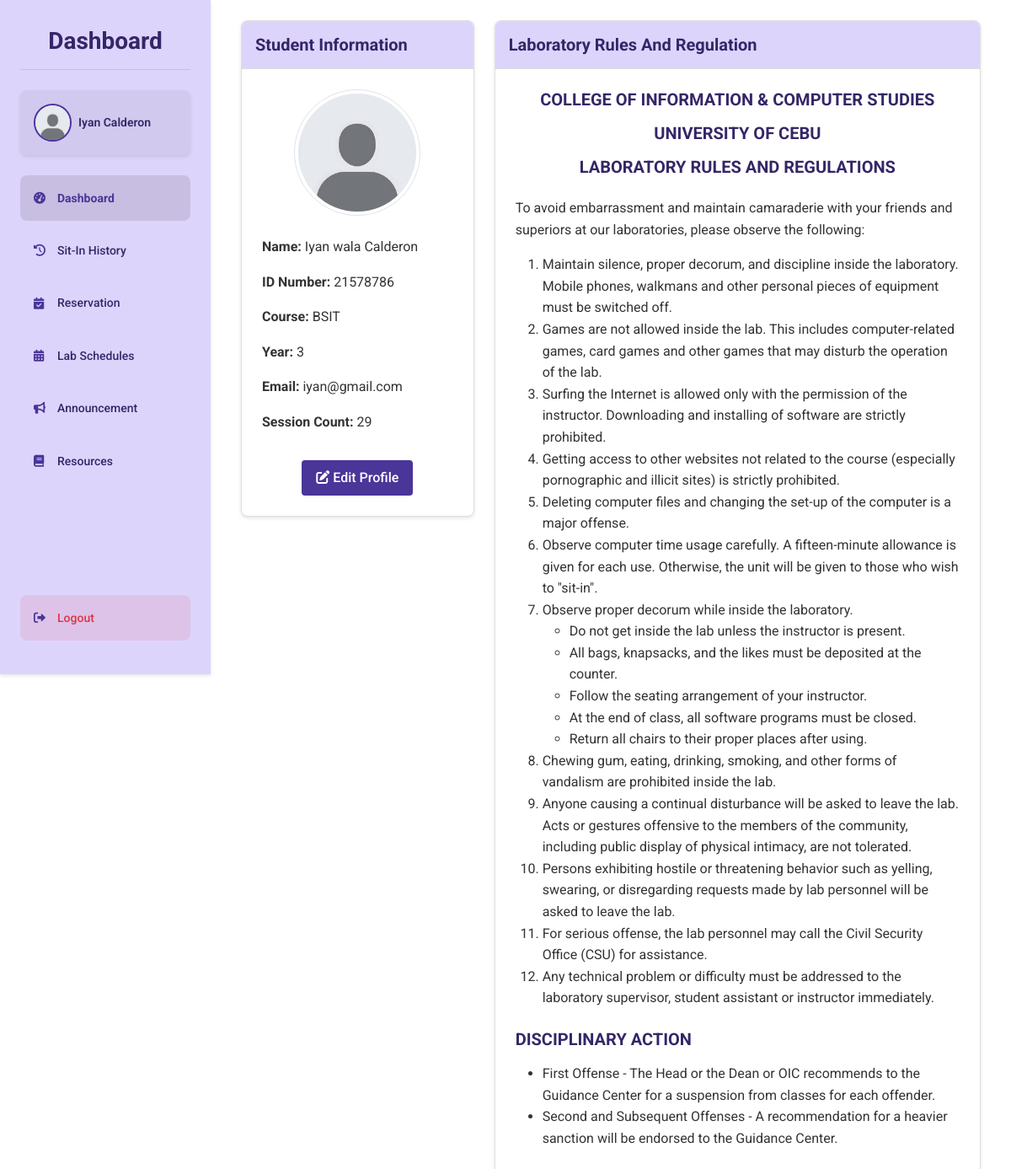
/student/dashboard (signed in), run on an earlier commit of the app's database.
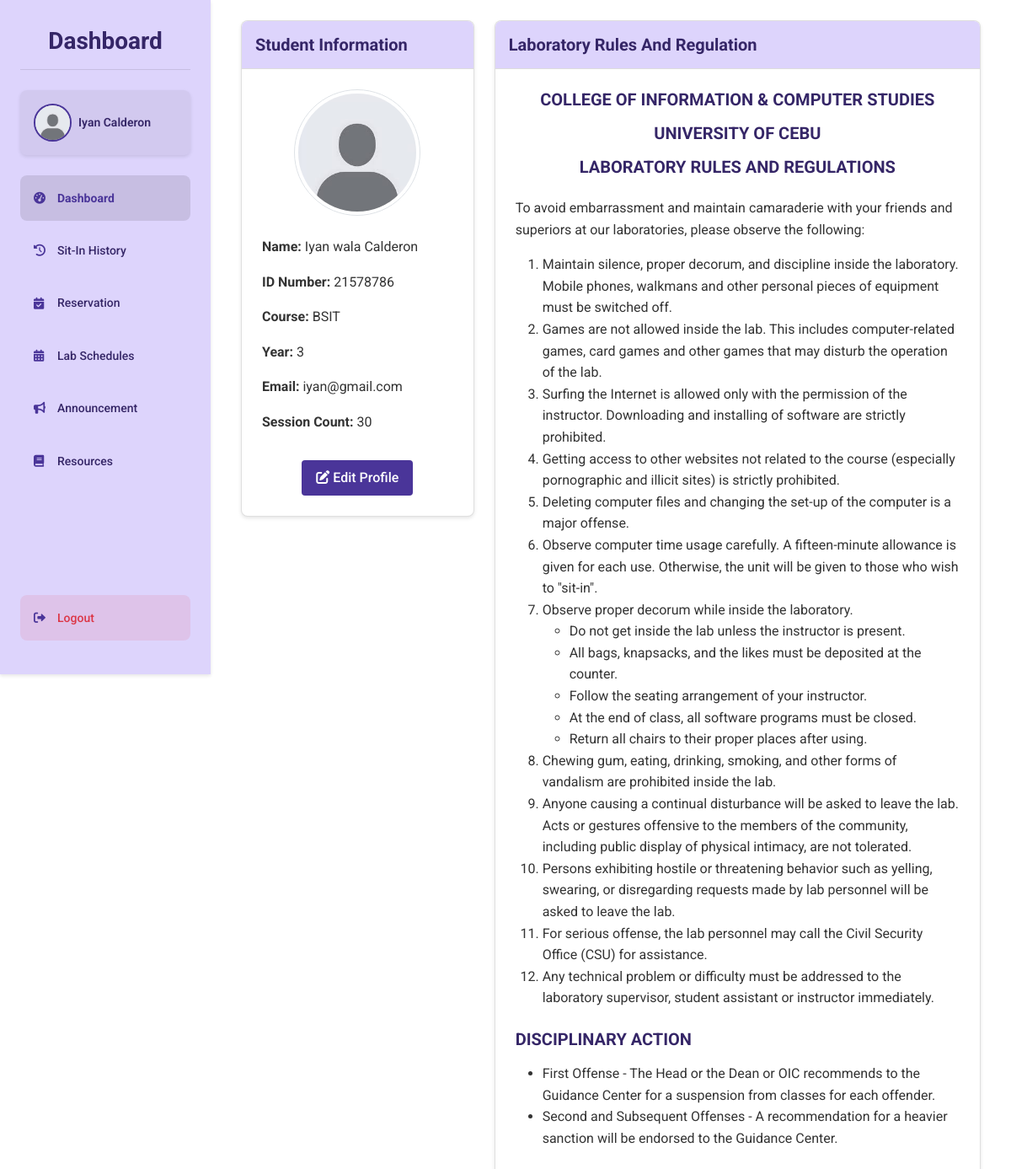
And on a later commit of the database.
### tables this page shows
CREATE TABLE students ( 
idno TEXT PRIMARY KEY,
lastname TEXT NOT NULL,
firstname TEXT NOT NULL,
midname TEXT,
course TEXT NOT NULL,
year_level INTEGER NOT NULL,
email_address TEXT NOT NULL,
username TEXT NOT NULL CHECK (username = idno),
password TEXT NOT NULL,
profile_picture TEXT DEFAULT NULL,
session_count INTEGER DEFAULT 30
, reward_points INTEGER DEFAULT 0, reward_redeemable INTEGER DEFAULT 0, sit_in_count INTEGER DEFAULT 0);

### routes/student_routes.py (the view, shortened to what this page needs)
@student_bp.route('/dashboard')
def dashboard():
    if session.get('user_type') != 'student':
        session.clear()
        return redirect(url_for('auth.login'))
    student = get_student_by_id(session['user_id'])
    conn = get_connection()
    cursor = conn.cursor()
    cursor.execute("""
        SELECT sir.*, c.pc_number as computer_number
        FROM sit_in_records sir
        LEFT JOIN computers c ON sir.lab = c.lab_room AND sir.computer_number = c.pc_number
        WHERE sir.id_number = ? AND sir.logout_time IS NULL
        ORDER BY sir.login_time DESC
        LIMIT 1
    """, (session['user_id'],))
    sit_in = cursor.fetchone()
    cursor.execute("""
        SELECT * FROM computer_reservation_requests
        WHERE student_id = ? AND status IN ('pending', 'approved')
        ORDER BY date, time_in
    """, (session['user_id'],))
    reservations = cursor.fetchall()
    conn.close()
    active_sit_in = None
    pending_reservations = []
    announcements = get_announcements()
    return render_template('dashboard.html',
                         student=student,
                         active_sit_in=active_sit_in,
                         pending_reservations=pending_reservations,
                         announcements=announcements[0:3] if announcements else [])

### app.py (called while the page is built)
@app.after_request
def add_header(response):
    if 'Cache-Control' not in response.headers:
        response.headers['Cache-Control'] = 'no-store, no-cache, must-revalidate, post-check=0, pre-check=0, max-age=0'
        response.headers['Pragma'] = 'no-cache'
        response.headers['Expires'] = '-1'
    return response

### dbhelper.py (called while the page is built)
def get_student_by_id(idno):
    conn = get_connection()
    cursor = conn.cursor()
    cursor.execute("SELECT * FROM students WHERE idno = ?", (idno,))
    student = cursor.fetchone()
    conn.close()
    return student

def get_announcements():
    conn = get_connection()
    cursor = conn.cursor()
    cursor.execute("SELECT * FROM announcements ORDER BY created_at DESC")
    announcements = cursor.fetchall()
    conn.close()
    return announcements

### templates/dashboard.html (shortened to what the changed rows need)
{% extends "base.html" %}
{% block content %}
<div class="dashboard-container">
    <div class="sidebar">
        <h1 class="dashboard-title">Dashboard</h1>
        <div class="profile">
            {% if student['profile_picture'] %}
                <img src="{{ url_for('static', filename=student['profile_picture']) }}" alt="Profile" class="profile-pic">
            {% else %}
                <img src="{{ url_for('static', filename='default-avatar.jpg') }}" alt="Profile" class="profile-pic">
            {% endif %}
            <span class="profile-name">{{ student['firstname'] }} {{ student['lastname'] }}</span>
        </div>
    </div>
    <div class="main-content">
        <div class="container-fluid">
            <div class="row">
                <div class="col-lg-4">
                    <div class="card mb-4">
                        <div class="card-body text-center">
                            <div class="student-details text-start">
                                <p><strong>Name:</strong> {{ student['firstname'] }}{% if student['midname'] %} {{ student['midname'] }}{% endif %} {{ student['lastname'] }}</p>
                                <p><strong>ID Number:</strong> {{ student['idno'] }}</p>
                                <p><strong>Course:</strong> {{ student['course'] }}</p>
                                <p><strong>Year:</strong> {{ student['year_level'] }}</p>
                                <p><strong>Email:</strong> {{ student['email_address'] }}</p>
                                <p><strong>Session Count:</strong> {{ student['session_count'] if student['session_count'] else 0 }}</p>
                            </div>
                        </div>
                    </div>
                </div>
            </div>
        </div>
    </div>
</div>
{% endblock %}

What changed in the data, as far as the page shows it:
changed students "Iyan": session_count "29" → "30"
